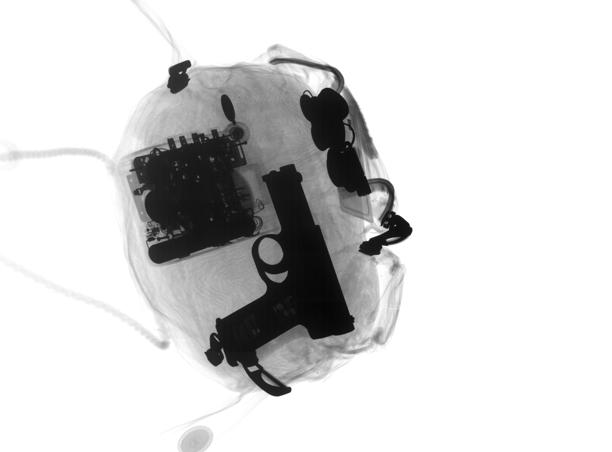
#> input picture Images/Test/B0009_0001.png, 612 x 452 px; its folder holds only this picture in this run
$ jupyter execute --allow-errors bovw_validate.ipynb
#> lines starting #> are read from the running program, lines starting #| are printed output that depends on the picture
#> further down, img is the input picture: shape (452, 612, 3); min 0, max 255, mean 214.6
#> `resized_image = cv2.resize(gray, (512, 512))`:
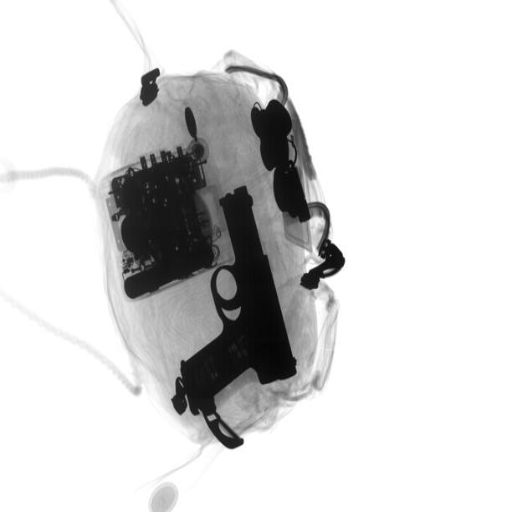
#> resized_image: shape (512, 512); min 3, max 255, mean 214.5
#> after the loop `while y<height:`: imgWindow: shape (128, 128); every value is 255
#> after the loop `while y<height:`: des_list = 8 items; num_kpts = 8; window_number = 17; y = 512
#> the loop `for window_number, descriptor in des_list[0:]: # print("check : ",desc..` made 8 passes
[cell 1]
import cv2
import numpy as np
import os
from matplotlib import pylab
import pylab as pl
#> (the rest of this cell did not finish here and is left out)

[cell 2]
import os
os.getcwd()

#> (a cell that did not finish here is left out)

[cell 4]
# TODO : Descriptor Types
brisk = cv2.BRISK_create(30)
#> (the rest of this cell did not finish here and is left out)

[cell 5]
test_path = 'Images/Test'

# window_size = [(32,32),(64,64),(128,128)]
window_size = [(128,128)]

images = [os.path.join(test_path,f) for f in os.listdir(test_path)]

dims = (512,512)

num_kpts=0

#> (the rest of this cell did not finish here and is left out)


$ run again, on Images/Test/B0044_0034.png
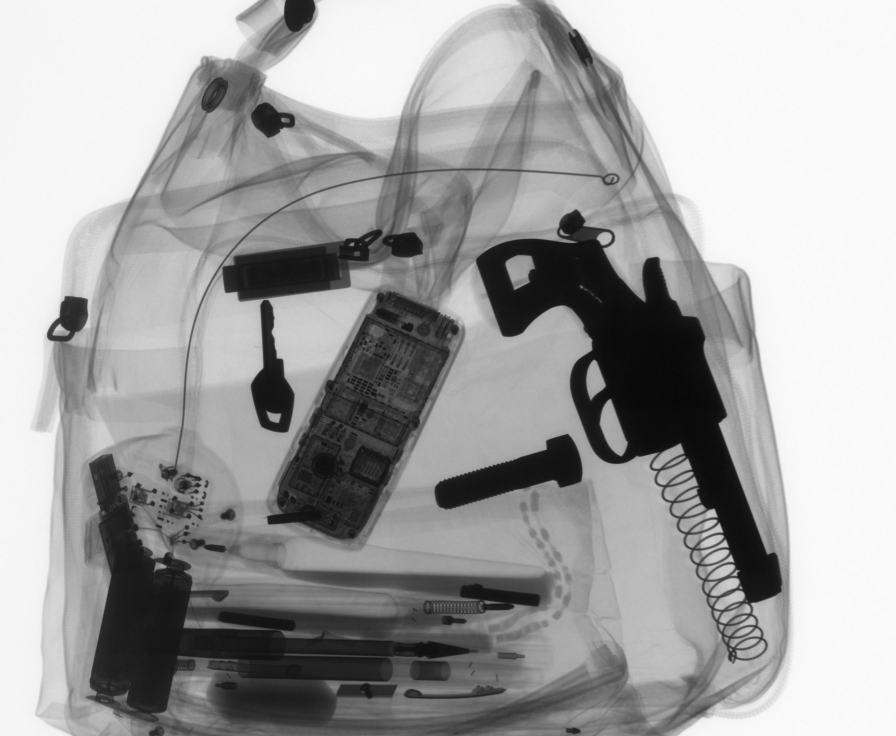
#> input picture Images/Test/B0044_0034.png, 2688 x 2208 px (shown at 1/3 size)
#> img is the input picture: shape (2208, 2688, 3); min 0, max 255, mean 162
#> `resized_image = cv2.resize(gray, (512, 512))`:
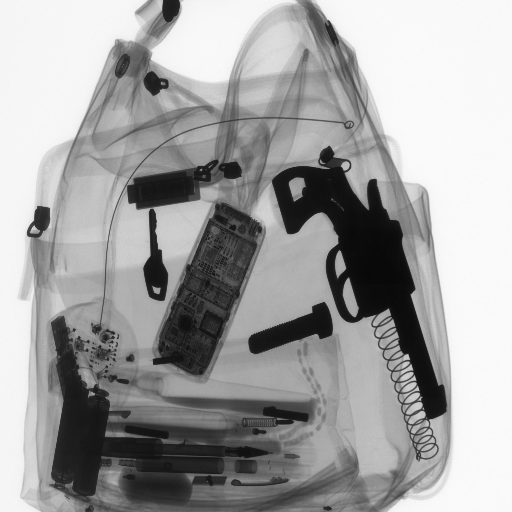
#> resized_image: shape (512, 512); min 7, max 253, mean 161.9
#> after the loop `while y<height:`:
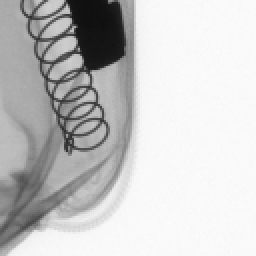
#> imgWindow: shape (128, 128) (shown 2 times larger); min 14, max 252, mean 199.6
#> after the loop `while y<height:`: des_list = 14 items; num_kpts = 14; window_number = 17; y = 512
#> the loop `for window_number, descriptor in des_list[0:]: # print("check : ",desc..` made 14 passes

$ run again, on Images/Test/B0044_0041.png
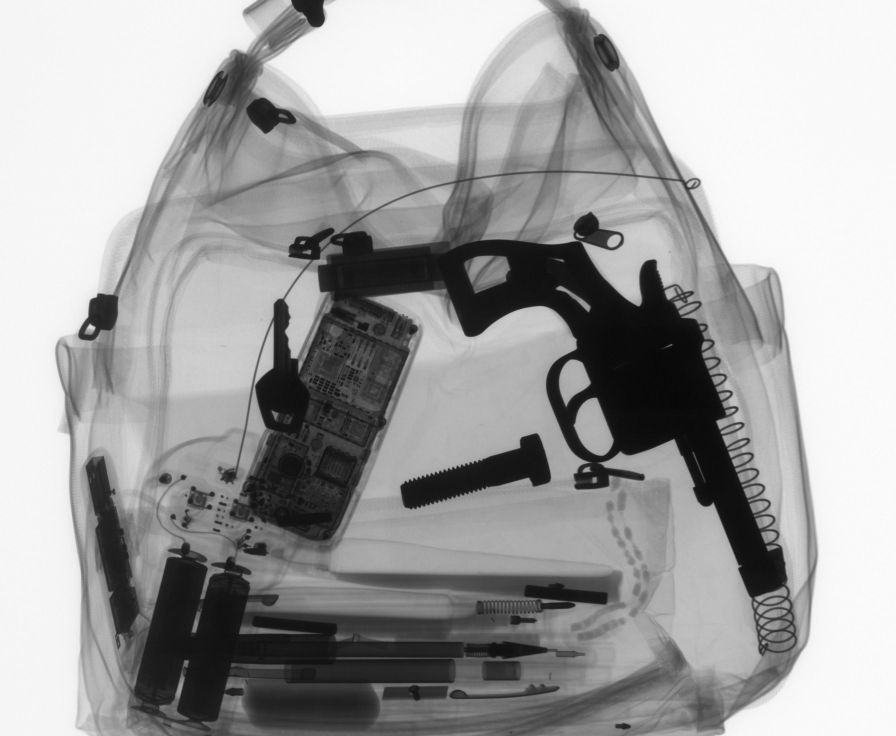
#> input picture Images/Test/B0044_0041.png, 2688 x 2208 px (shown at 1/3 size)
#> img is the input picture: shape (2208, 2688, 3); min 0, max 255, mean 161.2
#> `resized_image = cv2.resize(gray, (512, 512))`:
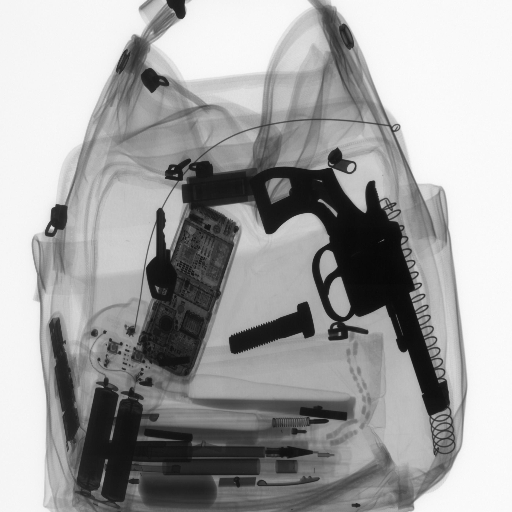
#> resized_image: shape (512, 512); min 7, max 253, mean 161.2
#> after the loop `while y<height:`:
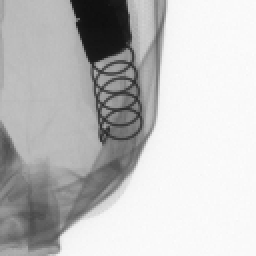
#> imgWindow: shape (128, 128) (shown 2 times larger); min 14, max 253, mean 192.7
#> after the loop `while y<height:`: des_list = 14 items; num_kpts = 14; window_number = 17; y = 512
#> the loop `for window_number, descriptor in des_list[0:]: # print("check : ",desc..` made 14 passes

$ run again, on Images/Test/B0010_0002.png
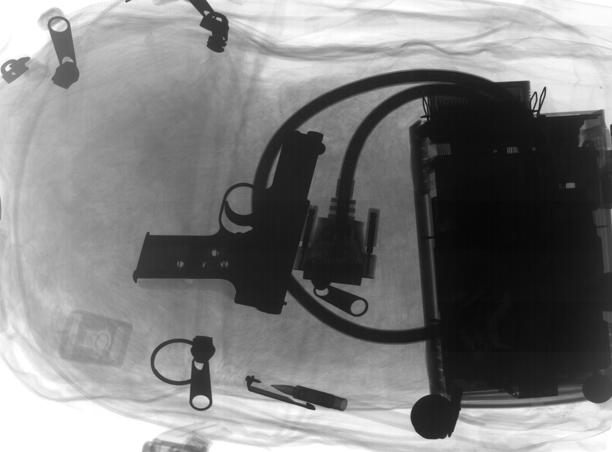
#> input picture Images/Test/B0010_0002.png, 612 x 452 px
#> img is the input picture: shape (452, 612, 3); min 6, max 255, mean 126
#> `resized_image = cv2.resize(gray, (512, 512))`:
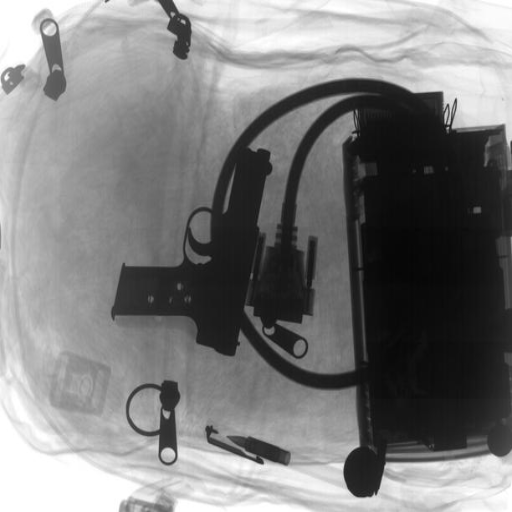
#> resized_image: shape (512, 512); min 6, max 255, mean 125.9
#> after the loop `while y<height:`:
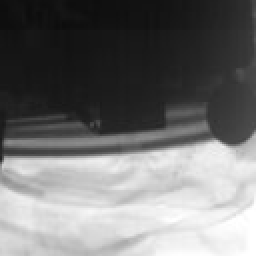
#> imgWindow: shape (128, 128) (shown 2 times larger); min 13, max 255, mean 114.5
#> after the loop `while y<height:`: des_list = 11 items; num_kpts = 11; window_number = 17; y = 512
#> the loop `for window_number, descriptor in des_list[0:]: # print("check : ",desc..` made 11 passes
